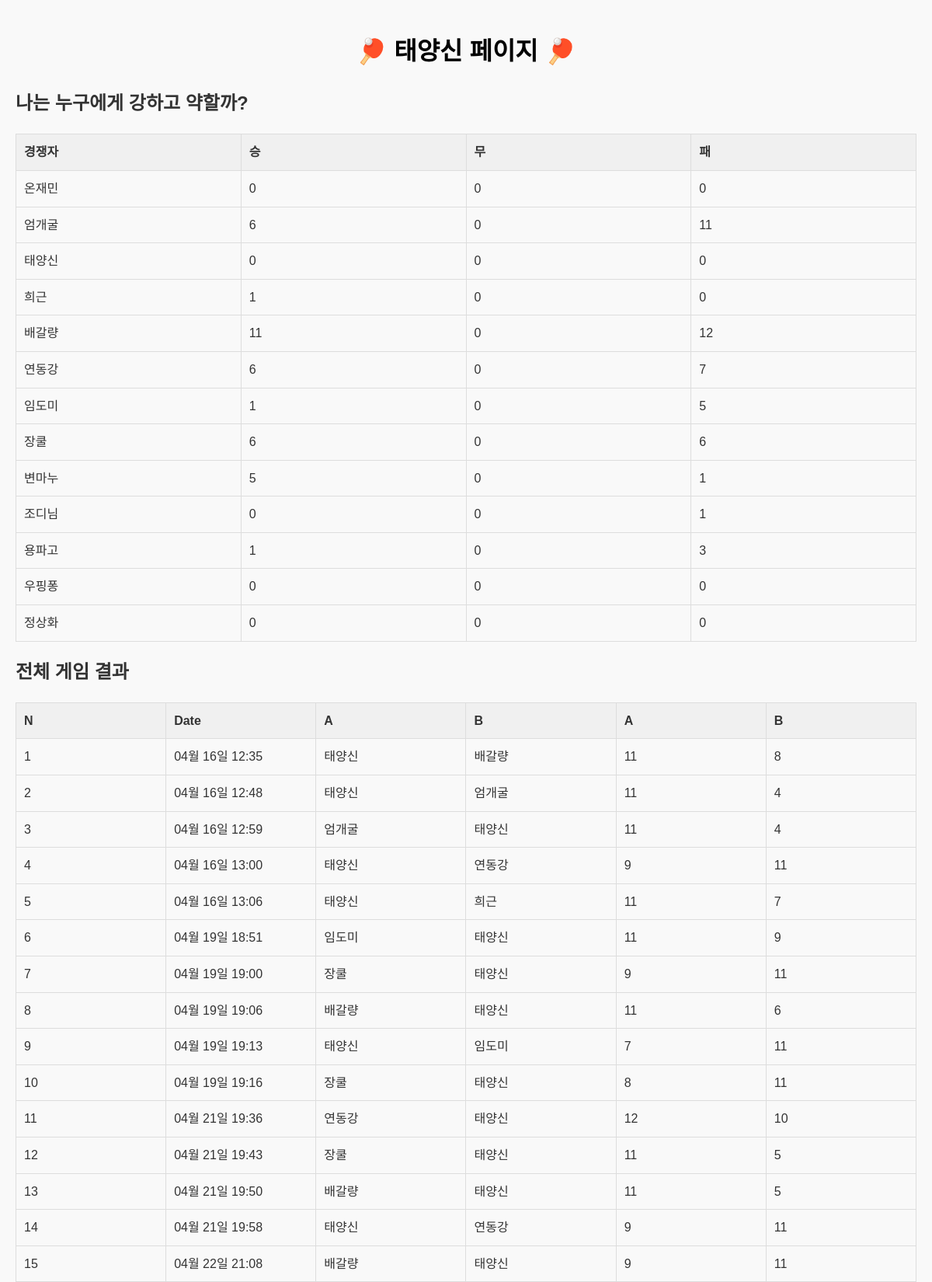
Screenshot of /personal/14 (upper part) with the database file from the repository.
### myapp/models.py (models this page shows, shortened)
class User(models.Model):
    name = models.CharField(max_length=5)
    wins = models.IntegerField(default=0)
    draws = models.IntegerField(default=0)
    losses = models.IntegerField(default=0)

class GameResult(models.Model):
    game_number = models.AutoField(primary_key=True)
    datetime = models.DateTimeField()
    player_a = models.ForeignKey(User, on_delete=models.CASCADE, related_name='games_as_player_a')
    player_b = models.ForeignKey(User, on_delete=models.CASCADE, related_name='games_as_player_b')
    score_a = models.IntegerField()
    score_b = models.IntegerField()
    season = models.IntegerField(default=1)  # New field with default value

### myapp/views.py (the view)
# urls.py: path('personal/<int:personal_id>', views.personal, name='personal'),
def personal(request, personal_id):
    personal_data=User.objects.get(id=personal_id)
    users = User.objects.all().order_by('id')
    user_index_map = {user.id: index for index,user in enumerate(users)}
    personal_results = GameResult.objects.filter(
        player_a=personal_data.id
    ) | GameResult.objects.filter(
        player_b=personal_data.id
    )
    score_matrix=[[0,0,0] for _ in range(len(users))] #승무패
    for result in personal_results:
        if result.player_a.id == personal_data.id: #player_a일 때
            row_num=user_index_map[result.player_b.id]
            if result.score_a > result.score_b:
                score_matrix[row_num][0] +=1 #승리
            elif result.score_a == result.score_b:
                score_matrix[row_num][1] +=1 #무승부
            else: #패배
                score_matrix[row_num][2] +=1
        elif result.player_b.id == personal_data.id: #player_b일 때
            row_num=user_index_map[result.player_a.id]
            if result.score_a > result.score_b:
                score_matrix[row_num][2] +=1 #패배
            elif result.score_a == result.score_b:
                score_matrix[row_num][1] +=1
            else: #승리
                score_matrix[row_num][0] +=1
    personal_results = personal_results.order_by("datetime")
    users_scores = zip(users, score_matrix)
    return render(request, 'personal.html',{'personal_data':personal_data, 'personal_results':personal_results, 'users_scores':users_scores } )

### myapp/templates/personal.html (shortened to what this page needs)
{% load static %}
<!DOCTYPE html>
<html lang="en">
  <head>
    <link rel="stylesheet" href="{% static 'myapp/css/personal.css' %}" />
  </head>
  <body>
    <header>
      <h1>🏓 {{personal_data.name}} 페이지 🏓</h1>
    </header>
    <section>
        <h2>나는 누구에게 강하고 약할까?</h2>
        <table border="1">
          <tr>
            <th>경쟁자</th>
            <th>승</th>
            <th>무</th>
            <th>패</th>
          </tr>
          {% for users, scores in users_scores %}
          <tr>
            <td>{{ users.name }}</td>
            <td>{{ scores.0 }}</td>
            <td>{{ scores.1 }}</td>
            <td>{{ scores.2 }}</td>
          </tr>
          {% endfor %}
        </table>
      </section>
    <section>
      <h2>전체 게임 결과</h2>
      <table border="1">
        <tr>
          <th>N</th>
          <th>Date</th>
          <th>A</th>
          <th>B</th>
          <th>A</th>
          <th>B</th>
        </tr>
        {% for result in personal_results %}
        <tr>
          <td>{{ forloop.counter }}</td>
          <td>{{ result.datetime|date:"m월 d일 H:i" }}</td>
          <td>{{ result.player_a.name }}</td>
          <td>{{ result.player_b.name }}</td>
          <td>{{ result.score_a }}</td>
          <td>{{ result.score_b }}</td>
        </tr>
        {% endfor %}
      </table>
    </section>
  </body>
</html>

### myapp/static/myapp/css/personal.css (style rules this page uses)
body { font-family: "Arial", sans-serif; background-color: #f9f9f9; color: #333; margin: 0; padding: 20px; line-height: 1.6; }
header h1 { text-align: center; color: #000000; animation: shake 0.5s infinite; }
table { width: 100%; border-collapse: collapse; table-layout: fixed; }
th, td { border: 1px solid #ddd; padding: 10px; text-align: left; }
th { background-color: #f0f0f0; }

### rows the page displays
User: name "태양신", draws "0"
User: name "온재민", draws "0"
User: name "엄개굴", scores "6", draws "0", scores "11"
User: name "희근", scores "1", scores "0"
User: name "배갈량", scores "11", draws "0", scores "12"
User: name "연동강", scores "6", draws "0", scores "7"
User: name "임도미", scores "1", draws "0", scores "5"
User: name "장쿨", scores "6", draws "0"
User: name "변마누", scores "5", draws "0", wins "1"
User: name "조디님", draws "0", scores "1"
User: name "용파고", scores "1", draws "0", scores "3"
User: name "우핑퐁", scores "0"
User: name "정상화", scores "0"
GameResult: datetime "04월 16일 12:35", player_a.name "태양신", player_b.name "배갈량", score_a "11", score_b "8"
GameResult: datetime "04월 16일 12:48", player_a.name "태양신", player_b.name "엄개굴", score_a "11", score_b "4"
GameResult: datetime "04월 16일 12:59", player_a.name "엄개굴", player_b.name "태양신", score_a "11", score_b "4"
GameResult: datetime "04월 16일 13:00", player_a.name "태양신", player_b.name "연동강", score_a "9", score_b "11"
GameResult: datetime "04월 16일 13:06", player_a.name "태양신", player_b.name "희근", score_a "11", score_b "7"
GameResult: datetime "04월 19일 18:51", player_a.name "임도미", player_b.name "태양신", score_a "11", score_b "9"
GameResult: datetime "04월 19일 19:00", player_a.name "장쿨", player_b.name "태양신", score_a "9", score_b "11"
GameResult: datetime "04월 19일 19:06", player_a.name "배갈량", player_b.name "태양신", score_a "11", score_b "6"
GameResult: datetime "04월 19일 19:13", player_a.name "태양신", player_b.name "임도미", score_a "7", score_b "11"
GameResult: datetime "04월 19일 19:16", player_a.name "장쿨", player_b.name "태양신", score_a "8", score_b "11"
GameResult: datetime "04월 21일 19:36", player_a.name "연동강", player_b.name "태양신", score_a "12", score_b "10"
GameResult: datetime "04월 21일 19:43", player_a.name "장쿨", player_b.name "태양신", score_a "11", score_b "5"
GameResult: datetime "04월 21일 19:50", player_a.name "배갈량", player_b.name "태양신", score_a "11", score_b "5"
GameResult: datetime "04월 21일 19:58", player_a.name "태양신", player_b.name "연동강", score_a "9", score_b "11"
GameResult: datetime "04월 22일 21:08", player_a.name "배갈량", player_b.name "태양신", score_a "9", score_b "11"
